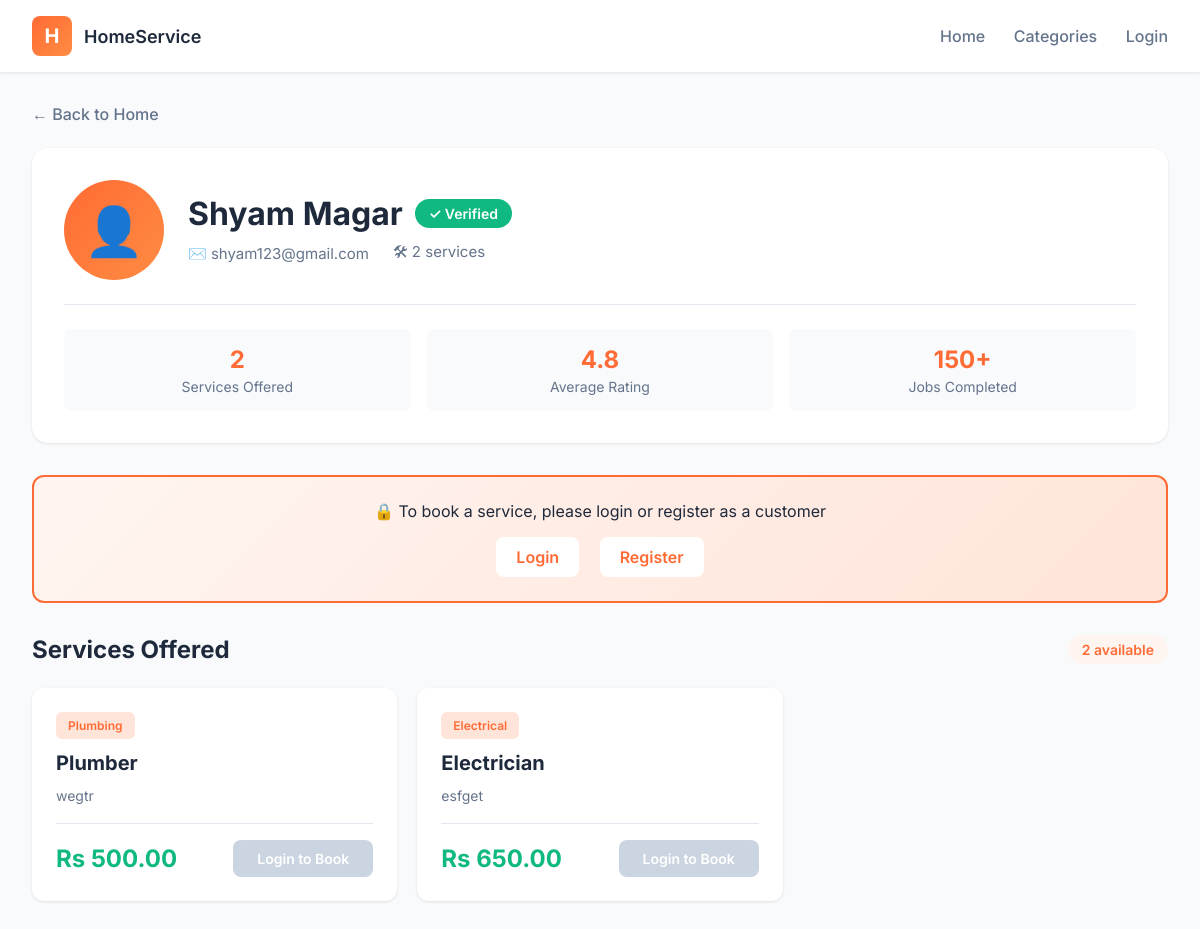
Screenshot of /booking/provider/12/ with the database file from the repository.
### account/models.py (models this page shows, shortened)
class Profile(models.Model):
    ROLE_CHOICES = (
        ('customer', 'Customer'),
        ('provider', 'Service Provider'),
    )
    CATEGORY_CHOICES = [
        ("painting", "Painting"),
        ("plumbing", "Plumbing"),
        ("electrical", "Electrical"),
        ("cleaning", "Cleaning"),
        ("carpentry", "Carpentry"),
        ("ac_repair", "AC Repair"),
    ]
    user = models.OneToOneField(
        User,
        on_delete=models.CASCADE,
        related_name='profile'
    )
    role = models.CharField(
        max_length=20,
    )
    phone = models.CharField(
        max_length=15,
        null=True,
        blank=True,
        unique=True,
        help_text="User's phone number"
    )
    verified_categories = models.CharField(
        max_length=255,
        null=True,
        blank=True,
        help_text="Comma-separated list of verified categories"
    )
    location = models.CharField(
        max_length=255,
        null=True,
        blank=True
    )
    latitude = models.FloatField(null=True, blank=True)
    longitude = models.FloatField(null=True, blank=True)
    is_verified = models.BooleanField(default=False)
    email_token = models.CharField(
        max_length=64,
        blank=True,
        null=True,
        unique=False,
        help_text="Email verification code or token"
    )
    created_at = models.DateTimeField(auto_now_add=True)
    updated_at = models.DateTimeField(auto_now=True)

### booking/models.py (models this page shows, shortened)
class Service(models.Model):
    provider = models.ForeignKey(
        Profile,
        on_delete=models.CASCADE,
        related_name="services"
    )
    name = models.CharField(max_length=100)
    description = models.TextField()
    category = models.CharField(
        max_length=50,
        choices=CATEGORY_CHOICES
    )
    price = models.DecimalField(
        max_digits=10,
        decimal_places=2,
        default=0.00
    )
    location = models.CharField(
        max_length=255,
        null=True,
        blank=True
    )
    is_active = models.BooleanField(default=True)
    created_at = models.DateTimeField(auto_now_add=True)

### booking/views.py (the view)
# urls.py: path("provider/<int:provider_id>/", views.provider_profile, name="provider_profile"),
def provider_profile(request, provider_id):
    provider = get_object_or_404(
        Profile,
        id=provider_id,
        role="provider",
        is_verified=True
    )
    services = Service.objects.filter(
        provider=provider,
        is_active=True
    )
    return render(request, "booking/provider_profile.html", {
        "provider": provider,
        "services": services,
        "is_authenticated": request.user.is_authenticated
    })

### booking/templates/booking/provider_profile.html (shortened to what this page needs)
{% load static %}
<!DOCTYPE html>
<html lang="en">
<head>
</head>
<body>
<nav class="navbar">
    <div class="logo-section">
        <div class="logo-box">H</div>
        <span class="brand">HomeService</span>
    </div>
    <div class="nav-links">
        <a href="{% url 'home' %}">Home</a>
        <a href="{% url 'service_categories' %}">Categories</a>
        {% if user.is_authenticated %}
            <a href="{% if user.profile.role == 'provider' %}{% url 'provider_dashboard' %}{% else %}{% url 'customer_dashboard' %}{% endif %}">Dashboard</a>
        {% else %}
            <a href="{% url 'login' %}">Login</a>
        {% endif %}
    </div>
</nav>
<div class="container">
    <a href="{% url 'home' %}" class="back-link">← Back to Home</a>
    <div class="provider-header">
        <div class="provider-top">
            <div class="provider-avatar">👤</div>
            <div class="provider-info">
                <h1>
                    {{ provider.user.first_name }}
                    {% if provider.is_verified %}
                    <span class="verified-badge">✓ Verified</span>
                    {% endif %}
                </h1>
                <div class="provider-meta">
                    <span>✉️ {{ provider.user.email }}</span>
                    <span>🛠 {{ services|length }} service{% if services|length != 1 %}s{% endif %}</span>
                </div>
            </div>
        </div>
        <div class="provider-stats">
            <div class="stat-item">
                <div class="stat-value">{{ services|length }}</div>
                <div class="stat-label">Services Offered</div>
            </div>
            <div class="stat-item">
                <div class="stat-value">4.8</div>
                <div class="stat-label">Average Rating</div>
            </div>
            <div class="stat-item">
                <div class="stat-value">150+</div>
                <div class="stat-label">Jobs Completed</div>
            </div>
        </div>
    </div>
    {% if not is_authenticated %}
    <div class="login-prompt">
        <p>🔒 To book a service, please login or register as a customer</p>
        <a href="{% url 'login' %}">Login</a>
        <a href="{% url 'register' %}">Register</a>
    </div>
    {% endif %}
    <div class="services-section">
        <div class="section-header">
            <h2>Services Offered</h2>
            <span class="service-count">{{ services|length }} available</span>
        </div>
        {% if services %}
            <div class="services-grid">
                {% for service in services %}
                <div class="service-card">
                    <span class="service-category">{{ service.get_category_display }}</span>
                    <div class="service-name">{{ service.name }}</div>
                    <div class="service-description">{{ service.description }}</div>
                    <div class="service-footer">
                        <div class="service-price">Rs {{ service.price }}</div>
                        {% if is_authenticated %}
                            <a href="{% url 'book_service' service.id %}" class="book-btn">
                                Book Now
                            </a>
                        {% else %}
                            <a href="{% url 'login' %}?next={% url 'book_service' service.id %}" class="book-btn-disabled">
                                Login to Book
                            </a>
                        {% endif %}
                    </div>
                </div>
                {% endfor %}
            </div>
        {% else %}
            <div class="empty-state">
                <div class="empty-icon">🛠️</div>
                <h3>No Services Available</h3>
                <p>This provider hasn't added any services yet.</p>
            </div>
        {% endif %}
    </div>
</div>
</body>
</html>

### booking/templates/booking/provider_profile.html (style rules this page uses)
* { margin: 0; padding: 0; box-sizing: border-box; }
body { font-family: 'Inter', sans-serif; background: #f8fafc; color: #1e293b; }
.navbar { background: white; padding: 1rem 2rem; box-shadow: 0 1px 3px rgba(0,0,0,0.1); display: flex; justify-content: space-between; align-items: center; }
.logo-section { display: flex; align-items: center; gap: 12px; }
.logo-box { width: 40px; height: 40px; background: linear-gradient(135deg, #ff6b35, #ff8c42); border-radius: 8px; display: flex; align-items: center; justify-content: center; color: white; font-weight: 700; font-size: 20px; }
.brand { font-size: 18px; font-weight: 600; }
.nav-links a { margin-left: 24px; text-decoration: none; color: #64748b; font-weight: 500; transition: color 0.3s; }
.container { max-width: 1200px; margin: 0 auto; padding: 2rem; }
.provider-header { background: white; border-radius: 16px; padding: 2rem; margin-bottom: 2rem; box-shadow: 0 1px 3px rgba(0,0,0,0.1); }
.provider-top { display: flex; align-items: center; gap: 24px; margin-bottom: 1.5rem; }
.provider-avatar { width: 100px; height: 100px; background: linear-gradient(135deg, #ff6b35, #ff8c42); border-radius: 50%; display: flex; align-items: center; justify-content: center; font-size: 48px; color: white; flex-shrink: 0; }
.provider-info h1 { font-size: 32px; margin-bottom: 8px; display: flex; align-items: center; gap: 12px; }
.verified-badge { display: inline-flex; align-items: center; gap: 6px; background: #10b981; color: white; padding: 6px 14px; border-radius: 20px; font-size: 14px; font-weight: 600; }
.provider-meta { display: flex; gap: 24px; color: #64748b; font-size: 15px; margin-top: 8px; }
.provider-meta span { display: flex; align-items: center; gap: 6px; }
.provider-stats { display: grid; grid-template-columns: repeat(auto-fit, minmax(200px, 1fr)); gap: 16px; margin-top: 1.5rem; padding-top: 1.5rem; border-top: 1px solid #e2e8f0; }
.stat-item { text-align: center; padding: 1rem; background: #f8fafc; border-radius: 8px; }
.stat-value { font-size: 24px; font-weight: 700; color: #ff6b35; margin-bottom: 4px; }
.stat-label { font-size: 14px; color: #64748b; }
.login-prompt { background: linear-gradient(135deg, #fff5f0, #ffe4d9); border: 2px solid #ff6b35; padding: 1.5rem; border-radius: 12px; margin-bottom: 2rem; text-align: center; }
.login-prompt p { margin-bottom: 1rem; font-size: 16px; color: #1e293b; }
.login-prompt a { color: #ff6b35; font-weight: 600; text-decoration: none; padding: 10px 20px; background: white; border-radius: 8px; display: inline-block; margin: 0 8px; transition: all 0.3s; }
.services-section { margin-top: 2rem; }
.section-header { display: flex; justify-content: space-between; align-items: center; margin-bottom: 1.5rem; }
.section-header h2 { font-size: 24px; color: #1e293b; }
.service-count { background: #fff5f0; color: #ff6b35; padding: 6px 14px; border-radius: 20px; font-size: 14px; font-weight: 600; }
.services-grid { display: grid; grid-template-columns: repeat(auto-fill, minmax(350px, 1fr)); gap: 20px; }
.service-card { background: white; border-radius: 12px; padding: 1.5rem; box-shadow: 0 1px 3px rgba(0,0,0,0.1); transition: all 0.3s; }
.service-category { display: inline-block; padding: 6px 12px; background: #ffe4d9; color: #ff6b35; border-radius: 6px; font-size: 12px; font-weight: 600; margin-bottom: 12px; }
.service-name { font-size: 20px; font-weight: 700; margin-bottom: 10px; color: #1e293b; }
.service-description { font-size: 14px; color: #64748b; line-height: 1.6; margin-bottom: 16px; }
.service-footer { display: flex; justify-content: space-between; align-items: center; padding-top: 16px; border-top: 1px solid #e2e8f0; }
.service-price { font-size: 24px; font-weight: 700; color: #10b981; }
.book-btn-disabled { padding: 10px 24px; background: #cbd5e1; color: white; text-decoration: none; border-radius: 8px; font-weight: 600; font-size: 14px; display: inline-block; cursor: not-allowed; }
.back-link { display: inline-flex; align-items: center; gap: 8px; color: #64748b; text-decoration: none; margin-bottom: 1.5rem; font-weight: 500; transition: color 0.3s; }

### rows the page displays
Profile: user.first_name "Shyam Magar", user.email "shyam123@gmail.com"
Service: category "Plumbing", name "Plumber", description "wegtr", price "500.00"
Service: category "Electrical", name "Electrician", description "esfget", price "650.00"

### other values shown
{{ services|length }} "2"
